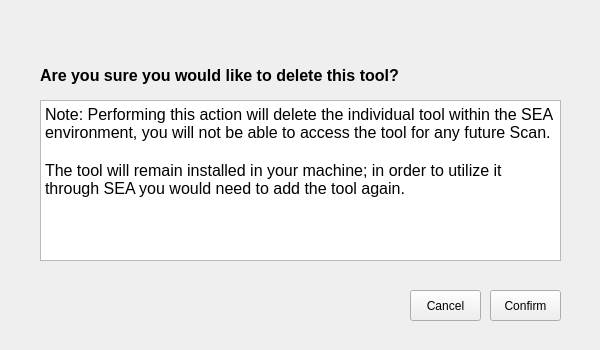
<?xml version="1.0" encoding="UTF-8"?>
<ui version="4.0">
 <class>Form</class>
 <widget class="QWidget" name="Form">
  <property name="geometry">
   <rect>
    <x>0</x>
    <y>0</y>
    <width>600</width>
    <height>350</height>
   </rect>
  </property>
  <property name="windowTitle">
   <string>Form</string>
  </property>
  <widget class="QPushButton" name="confirm_pushButton">
   <property name="geometry">
    <rect>
     <x>490</x>
     <y>290</y>
     <width>71</width>
     <height>31</height>
    </rect>
   </property>
   <property name="font">
    <font>
     <family>Arial</family>
    </font>
   </property>
   <property name="text">
    <string>Confirm</string>
   </property>
  </widget>
  <widget class="QPushButton" name="cancel_pushButton">
   <property name="geometry">
    <rect>
     <x>410</x>
     <y>290</y>
     <width>71</width>
     <height>31</height>
    </rect>
   </property>
   <property name="font">
    <font>
     <family>Arial</family>
    </font>
   </property>
   <property name="text">
    <string>Cancel</string>
   </property>
  </widget>
  <widget class="QTextEdit" name="textEdit">
   <property name="geometry">
    <rect>
     <x>40</x>
     <y>100</y>
     <width>521</width>
     <height>161</height>
    </rect>
   </property>
   <property name="font">
    <font>
     <family>Arial</family>
    </font>
   </property>
   <property name="readOnly">
    <bool>true</bool>
   </property>
   <property name="html">
    <string>&lt;!DOCTYPE HTML PUBLIC &quot;-//W3C//DTD HTML 4.0//EN&quot; &quot;http://www.w3.org/TR/REC-html40/strict.dtd&quot;&gt;
&lt;html&gt;&lt;head&gt;&lt;meta name=&quot;qrichtext&quot; content=&quot;1&quot; /&gt;&lt;style type=&quot;text/css&quot;&gt;
p, li { white-space: pre-wrap; }
&lt;/style&gt;&lt;/head&gt;&lt;body style=&quot; font-family:'Arial'; font-size:11pt; font-weight:400; font-style:normal;&quot;&gt;
&lt;p style=&quot; margin-top:0px; margin-bottom:0px; margin-left:0px; margin-right:0px; -qt-block-indent:0; text-indent:0px;&quot;&gt;&lt;span style=&quot; font-family:'MS Shell Dlg 2'; font-size:12pt;&quot;&gt;Note: Performing this action will delete the individual tool within the SEA environment, you will not be able to access the tool for any future Scan. &lt;/span&gt;&lt;/p&gt;
&lt;p style=&quot;-qt-paragraph-type:empty; margin-top:0px; margin-bottom:0px; margin-left:0px; margin-right:0px; -qt-block-indent:0; text-indent:0px; font-family:'MS Shell Dlg 2'; font-size:12pt;&quot;&gt;&lt;br /&gt;&lt;/p&gt;
&lt;p style=&quot; margin-top:0px; margin-bottom:0px; margin-left:0px; margin-right:0px; -qt-block-indent:0; text-indent:0px;&quot;&gt;&lt;span style=&quot; font-family:'MS Shell Dlg 2'; font-size:12pt;&quot;&gt;The tool will remain installed in your machine; in order to utilize it through SEA you would need to add the tool again.&lt;/span&gt;&lt;/p&gt;&lt;/body&gt;&lt;/html&gt;</string>
   </property>
  </widget>
  <widget class="QLabel" name="label">
   <property name="geometry">
    <rect>
     <x>40</x>
     <y>60</y>
     <width>521</width>
     <height>31</height>
    </rect>
   </property>
   <property name="font">
    <font>
     <family>Arial</family>
     <pointsize>12</pointsize>
     <weight>75</weight>
     <bold>true</bold>
    </font>
   </property>
   <property name="text">
    <string>Are you sure you would like to delete this tool?</string>
   </property>
  </widget>
 </widget>
 <resources/>
 <connections/>
</ui>
